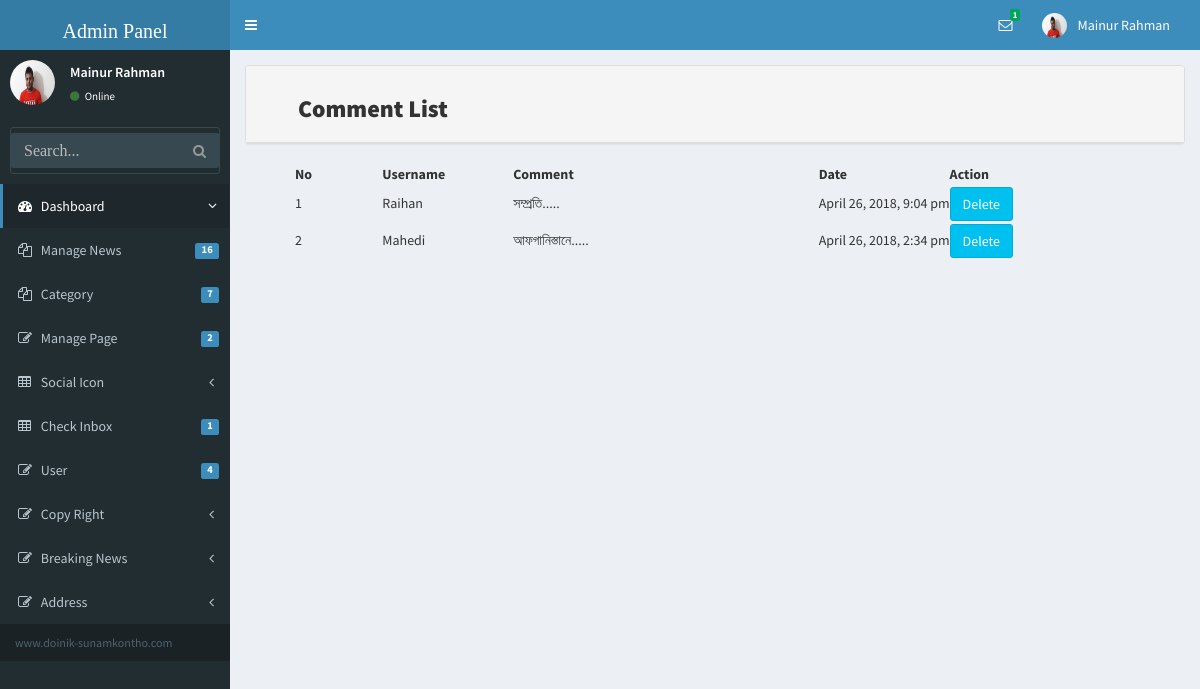
Page /admin/commentlist.php (signed in) on the committed database.
### tables this page shows
CREATE TABLE `tbl_comment` (
  `id` int(11) NOT NULL,
  `username` varchar(32) NOT NULL,
  `email` varchar(55) NOT NULL,
  `comment` text NOT NULL,
  `date` timestamp NOT NULL DEFAULT CURRENT_TIMESTAMP,
  `post_id` int(11) NOT NULL
);

### library/Database.php (called while the page is built, shortened)
<?php
Class Database{
	public $host   = DB_HOST;
	public $user   = DB_USER;
	public $pass   = DB_PASS;
	public $dbname = DB_NAME;
	public $link;
	private function connectDB(){
	$this->link = new mysqli($this->host, $this->user, $this->pass, $this->dbname);
     $this->link->query("set_character_setresults='utf8'");
     $this->link->set_charset("utf8");
   }
	public function select($query){
		$result = $this->link->query($query) or die($this->link->error.__LINE__);
		if($result->num_rows > 0){
			return $result;
		} else {
			return false;
		}
	}
}

### library/Session.php (called while the page is built, shortened)
<?php
class Session
{
	public static function get($key){
		if (isset($_SESSION[$key])){
			$result = $_SESSION[$key];
		}
		if (isset($result)) {
			return $result;
		}else{
			return false;
		}
	}
}
?>

### library/Helper.php (called while the page is built, shortened)
<?php
class helper{
	public function formatDate($date){
		return date('F j, Y, g:i a', strtotime($date));
	}
	public function textShorten($text, $limit = 500){
        $text = $text." ";
        $text = substr($text, 0, $limit);
        $text = substr($text, 0, strrpos($text, ' '));
        $text = $text.".....";
        return $text;
	}
}
?>

### admin/commentlist.php (the view, shortened to what this page needs)
<?php include('include/header.php'); ?>
   <?php include('include/sidebar.php'); ?>
      <div class="content-wrapper">
        <section class="content">
          <div class="row">
      <div class="col-md-12">
            <div class="panel panel-default">
              <div class="panel-heading">
                <h3>Comment List</h3>
              </div>
            </div>
       <form>
         <table style="margin-left: 50px;">
            <thead>
            <tr>
              <th width="10%">No</th>
              <th width="15%">Username</th>
              <th width="35%">Comment</th>
              <th width="15%">Date</th>
              <th width="25%">Action</th>
            </tr>
          </thead>
           <?php
               $query = "SELECT * FROM tbl_comment";
               $result = $db->select($query);
               if ($result) {
                $i=0;
                while ($data = $result->fetch_assoc()) {
                 $i++;
            ?>
          <tbody>
            <tr>
              <td><?php echo $i;?></td>
              <td><?php echo $data['username']; ?></td>
              <td><?php echo $sql_injection->textShorten($data['comment'],40); ?></td>
              <td><?php echo $sql_injection->formatDate($data['date']); ?></td>
              <td>
                <a style="margin-top: 3px;" onclick="return confirm('Do you want to delete this post? if you click the ok button then your post will permanently delete');" href="?deleteId=<?php echo $data['id'];?>" class="btn btn-info">Delete
                </a>
              </td>
            </tr>
         <?php  } } ?>
          </tbody>
      </table>
    </form>
            </div>
          </div>
        </section>
      </div>
    </div>
  <?php include('include/footer.php'); ?>

### admin/include/header.php (shortened to what this page needs)
<?php include '../library/Session.php';
?>
<?php include '../library/Database.php'; ?>
<?php include '../library/Helper.php'; ?>
<?php
 $db = new Database();
 $sql_injection = new helper()
?>
<!DOCTYPE html>
<html>
  <head>
    <link href="bootstrap/css/bootstrap.min.css" rel="stylesheet" type="text/css" />
    <link href="https://maxcdn.bootstrapcdn.com/font-awesome/4.3.0/css/font-awesome.min.css" rel="stylesheet" type="text/css" />
    <link href="http://code.ionicframework.com/ionicons/2.0.0/css/ionicons.min.css" rel="stylesheet" type="text/css" />
    <link href="dist/css/AdminLTE.min.css" rel="stylesheet" type="text/css" />
    <link href="dist/css/skins/_all-skins.min.css" rel="stylesheet" type="text/css" />
    <link href="dist/css/font-awesome.min.css" rel="stylesheet" type="text/css" />
    <link rel="stylesheet" type="text/css" href="dist/css/form.css"/>
    <link rel="stylesheet" href="//code.jquery.com/ui/1.12.1/themes/base/jquery-ui.css"/>
  </head>
  <body class="skin-blue">
    <div class="wrapper">
      <?php
    $userId = Session::get('userId');
      ?>
      <header class="main-header">
        <a href="index.php" class="logo"><h1 style="font-family: impact; font-size: 20px;">Admin Panel</h1></a>
        <nav class="navbar navbar-static-top" role="navigation">
          <a href="#" class="sidebar-toggle" data-toggle="offcanvas" role="button">
          </a>
          <div class="navbar-custom-menu">
            <ul class="nav navbar-nav">
              <li class="dropdown messages-menu">
                <a href="#" class="dropdown-toggle" data-toggle="dropdown">
                  <i class="fa fa-envelope-o"></i>
              <?php
                 $query  = "SELECT * FROM user_contact where flag = '0'";
              $result = $db->select($query);
              if ($result) {
                $i=0;
                while ($data = $result->fetch_assoc()) {
                 $i++;
               ?>
               <?php } } ?>
                  <span class="label label-success"><?php if (isset($i)) {
                   echo $i;
                  } else echo"0" ?></span>
                </a>
              </li>
              <li class="dropdown user user-menu">
                <?php
                 $query  = "SELECT * FROM tbl_admin where id = '$userId'";
              $result = $db->select($query);
              if ($result) {
                while ($data = $result->fetch_assoc()) {
               ?>
                <a href="#" class="dropdown-toggle" data-toggle="dropdown">
                  <img src="<?php  echo $data['image']; ?>" class="user-image" alt=""/>
                  <span class="hidden-xs"><?php  echo $data['name']; ?></span>
                </a>
              </li>
              <?php }  } ?>
            </ul>
          </div>
        </nav>
      </header>

### admin/include/sidebar.php (shortened to what this page needs)
  <aside class="main-sidebar">
    <section class="sidebar">
      <div class="user-panel">
 <?php
$userId = Session::get('userId');
  ?>
          <?php
             $query  = "SELECT * FROM tbl_admin where id = '$userId'";
          $result = $db->select($query);
          if ($result) {
            while ($data = $result->fetch_assoc()) {
           ?>
        <div class="pull-left image">
          <img src="<?php  echo $data['image']; ?>" class="img-circle" alt="User Image" />
        </div>
        <div class="pull-left info">
          <p><?php  echo $data['name']; ?></p>
          <a href="#"><i class="fa fa-circle text-success"></i> Online</a>
        </div>
        <?php } } ?>
      </div>
      <form action="news_search.php" method="get" class="sidebar-form">
        <div class="input-group">
          <input type="text" name="search" class="form-control" placeholder="Search..." style="margin-bottom: 5px;" />
          <span class="input-group-btn">
            <button type='submit' id='search-btn' class="btn btn-flat"><i class="fa fa-search"></i></button>
          </span>
        </div>
      </form>
      <ul class="sidebar-menu">
        <li class="active treeview">
          <a href="index.php">
            <i class="fa fa-dashboard"></i> <span>Dashboard</span> <i class="fa fa-angle-left pull-right"></i>
          </a>
        </li>
        <li class="treeview">
          <a href="#">
            <i class="fa fa-files-o"></i>
            <span>Manage News</span>
           <?php
             $query  = "SELECT * FROM tbl_post";
          $result = $db->select($query);
          if ($result) {
            $i=0;
            while ($data = $result->fetch_assoc()) {
             $i++;
              }
            }
           ?>
            <span class="label label-primary pull-right"><?php echo $i; ?></span>
          </a>
        </li>
          <li class="treeview">
          <a href="#">
            <i class="fa fa-files-o"></i>
            <span>Category</span>
          <?php
             $query  = "SELECT * FROM category";
              $result = $db->select($query);
               if ($result) {
                $i=0;
                while ($data = $result->fetch_assoc()) {
               $i++;
              }
            }
           ?>
            <span class="label label-primary pull-right"><?php echo $i; ?></span>
          </a>
        </li>
        <li class="treeview">
          <a href="#">
            <i class="fa fa-edit"></i> <span>Manage Page</span>
            <?php
              $query  = "SELECT * FROM tbl_page";
               $result = $db->select($query);
                if ($result) {
                 $i=0;
                while ($data = $result->fetch_assoc()) {
               $i++;
              }
            }
           ?>
            <span class="label label-primary pull-right"><?php echo $i; ?></span>
          </a>
        </li>
        <li class="treeview">
          <a href="#">
            <i class="fa fa-table"></i> <span>Social Icon</span>
            <i class="fa fa-angle-left pull-right"></i>
          </a>
        </li>
        <li class="treeview">
          <a href="#">
            <i class="fa fa-table"></i> <span>Check Inbox</span>
            <?php
             $query  = "SELECT * FROM user_contact where flag='0'";
               $result = $db->select($query);
               if ($result) {
                 $i=0;
                while ($data = $result->fetch_assoc()) {
               $i++;
              }
            }
           ?>
            <span class="label label-primary pull-right"><?php echo $i; ?></span>
          </a>
        <?php
         $query  = "SELECT * FROM user_contact";
             $result = $db->select($query);
              if ($result) {
               $i=0;
                while ($data = $result->fetch_assoc()) {
               $i++;
              }
            }
           ?>
        </li>
        <li class="treeview">
          <a href="#">
            <i class="fa fa-edit"></i> <span>User</span>
         <?php
           $query  = "SELECT * FROM tbl_admin";
             $result = $db->select($query);
              if ($result) {
               $i=0;
                while ($data = $result->fetch_assoc()) {
               $i++;
              }
            }
           ?>
          <span class="label label-primary pull-right"><?php echo $i; ?></span>
          </a>
        </li>
        <li class="treeview">
          <a href="#">
            <i class="fa fa-edit"></i> <span>Copy Right</span>
            <i class="fa fa-angle-left pull-right"></i>
          </a>
        </li>
        <li class="treeview">
          <a href="#">
            <i class="fa fa-edit"></i> <span>Breaking News</span>
            <i class="fa fa-angle-left pull-right"></i>
          </a>
        </li>
         <li class="treeview">
          <a href="#">
            <i class="fa fa-edit"></i> <span>Address</span>
            <i class="fa fa-angle-left pull-right"></i>
          </a>
        </li>
        <li class="header">www.doinik-sunamkontho.com</li>
      </ul>
    </section>
  </aside>

### rows in the picture
tbl_comment: username "Raihan", comment "সম্প্রতি.....", date "April 26, 2018, 9:04 pm"
tbl_comment: username "Mahedi", comment "আফগানিস্তানে.....", date "April 26, 2018, 2:34 pm"

### other values in the picture
$i "1"
$data['name'] "Mainur Rahman"
$i "16"
$i "7"
$i "2"
$i "4"
